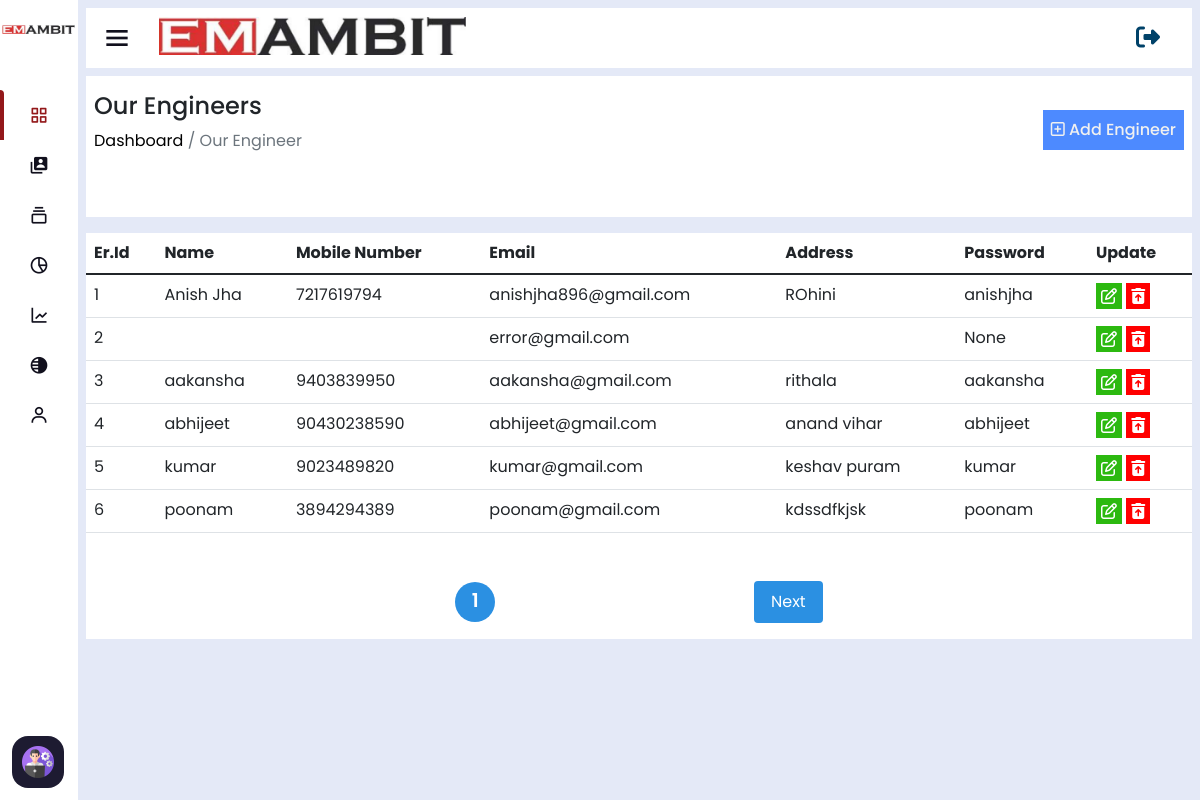
Screenshot of /manage-engineer/ (signed in) with the database file from the repository.
### home/models.py (models this page shows, shortened)
class CustomUser(AbstractUser):
    username = None
    email = models.EmailField(unique=True)
    user_phone = models.CharField(max_length=50,unique=True)
    user_address=models.CharField(max_length=50)
    user_gender=models.CharField(max_length=50)
    user_status=models.CharField(max_length=100,null=True,blank=True,default='Engineer')
    total_cost=models.IntegerField(default=0,null=True,blank=True)
    visible_password=models.CharField(max_length=254,null=True,blank=True)
    attendance_status=models.CharField(max_length=250,null=True,blank=True,default="A")
    USERNAME_FIELD = 'email'
    REQUIRED_FIELDS = []
    objects = CustomUserManager()

### home/views.py (the view)
# urls.py: path('manage-engineer/',manageEngineer_view),
@login_required(login_url='/login')
def manageEngineer_view(request):
    engineers=CustomUser.objects.filter(user_status="Engineer").order_by('-id')
    p = Paginator(engineers, 6)
    page_number = request.GET.get('page')
    try:
        page_obj = p.get_page(page_number)
    except PageNotAnInteger:
        page_obj = p.page(1)
    except EmptyPage:
        page_obj = p.page(p.num_pages)
    return render(request,'our-engineer.html',{'data':page_obj})

### home/templates/our-engineer.html (shortened to what this page needs)
<!DOCTYPE html>
<html lang="en" dir="ltr">
<head>
  {% include 'header-links.html' %}
</head>
<body>
  {% include 'header.html' %}
  {% if user.is_authenticated and user.is_superuser %}
  <section class="nav-section">
    {% include 'subtitle.html' %}
    <div class="breadcum">
      <div class="flex">
        <div>
          <h2>Our Engineers</h2>
          <p> <a href="/"> Dashboard</a> / Our Engineer</p>
        </div>
        <div class="assign-engineer-btn p-2">
          <a href="/add-engineer"><i class="fa-regular fa-square-plus"></i> Add Engineer</a>
        </div>
      </div>
    </div>
    <div class="assign-engineer-table overflow-auto editable-table" style="background: white;">
      <div class="row">
        <div class="col-md-12">
          <table class="table large-table">
            <thead>
              <tr>
                <th scope="col">Er.Id</th>
                <th scope="col">Name</th>
                <th scope="col">Mobile Number</th>
                <th scope="col">Email</th>
                <th scope="col">Address</th>
                <th scope="col">Password</th>
                <th scope="col">Update</th>
              </tr>
            </thead>
            <tbody>
              {% for i in data.object_list %}
              <tr>
                <td>{{forloop.counter}}</td>
                <td>{{i.first_name}}</td>
                <td>{{i.user_phone}}</td>
                <td>{{i.email}}</td>
                <td>{{i.user_address}}</td>
                <td>{{i.visible_password}}</td>
                <td>
                  <a href="/update-engineer/{{i.id}}"><i class="fa-regular fa-pen-to-square"></i></a>
                  <a href="/delete-engineer/{{i.id}}"><i class="fa-solid fa-trash-can-arrow-up"></i></a>
                </td>
              </tr>
              {% endfor %}
            </tbody>
          </table>
          <div class="pagination">
            <span class="num" >{{data.number}}</span>
            {%if data.has_next %}
                <a class="btn next" href="?page={{data.next_page_number}}">Next</a>
            {% endif %}
          </div>
        </div>
      </div>
    </div>
  </section>
  {% else %}
  <script>
      window.location.href='/page-note-found'
  </script>
  {% endif %}
</body>
</html>

### home/static/assets/css/sidebar.css (style rules this page uses)
* { margin: 0; padding: 0; box-sizing: border-box; font-family: 'Poppins', sans-serif; }
.nav-section { position: relative; background: #E4E9F7; min-height: 100vh; left: 260px; width: calc(100% - 260px); transition: all 0.5s ease; }
.sidebar.close~.nav-section { left: 78px; width: calc(100% - 78px); }

### home/static/assets/css/style.css (style rules this page uses)
* { margin: 0; padding: 0; box-sizing: border-box; font-family: "Poppins" , sans-serif; text-decoration: none; }
a { text-decoration: none !important; }
:root { --main-bg : #E4E9F7; --light-white: #f0f0f0; --light-white-p: #6c757d; --color-anchor: #0d6efd; --color-blue: #4d8aff; --color-dark-blue: #004269; --color-blu : #4387c0; --color-blue-light : #00AAA9; --color-orange : orange; --color-green : rgb(44, 185, 16); }
.flex { display: flex; align-items: center; justify-content: space-between; margin-bottom: 2rem; }
.breadcum { background: white; padding: 1rem 0.5rem; margin-bottom: 1rem; }
.breadcum h2 { font-size: 1.5rem; }
.breadcum p { color: var(--light-white-p); }
.breadcum a { color: black; }
table { width: 100%; }
.assign-engineer-btn { background: var(--color-blue); display: inline-block; }
.assign-engineer-btn a { color: var(--light-white); font-weight: 500; }
.editable-table td .fa-pen-to-square { background: var(--color-green); color: white; padding: 5px; }
.editable-table td .fa-trash-can-arrow-up { background: red; color: white; padding: 5px; }
td .fa-trash-can-arrow-up { background: red; color: white; padding: 5px; }
.large-table { min-width: 850px; }
.nav-section { padding: 0.5rem !important; }
.pagination { padding: 1rem 0; display: flex; align-items: center; justify-content: space-evenly; width: 80%; margin: auto; margin-top: 2rem; background: rgba(255, 255, 255, 0.353); border-radius: 10px; }
.pagination .btn { padding: 0.5rem 1rem; color: white; background: var(--color-blue-light); background: rgb(43, 144, 226); }
.pagination .num { padding: 0.2rem 0.5rem; font-size: 1.2rem; font-weight: 600; background: rgb(43, 144, 226); color: white; height: 40px; width: 40px; border-radius: 50%; display: flex; align-items: center; justify-content: center; }

### rows the page displays
CustomUser: first_name "Anish Jha", user_phone "7217619794", email "anishjha896@gmail.com", user_address "ROhini", visible_password "anishjha"
CustomUser: email "error@gmail.com", visible_password "None"
CustomUser: first_name "aakansha", user_phone "9403839950", email "aakansha@gmail.com", user_address "rithala", visible_password "aakansha"
CustomUser: first_name "abhijeet", user_phone "90430238590", email "abhijeet@gmail.com", user_address "anand vihar", visible_password "abhijeet"
CustomUser: first_name "kumar", user_phone "9023489820", email "kumar@gmail.com", user_address "keshav puram", visible_password "kumar"
CustomUser: first_name "poonam", user_phone "3894294389", email "poonam@gmail.com", user_address "kdssdfkjsk", visible_password "poonam"

### other values shown
{{ data.number }} "1"
